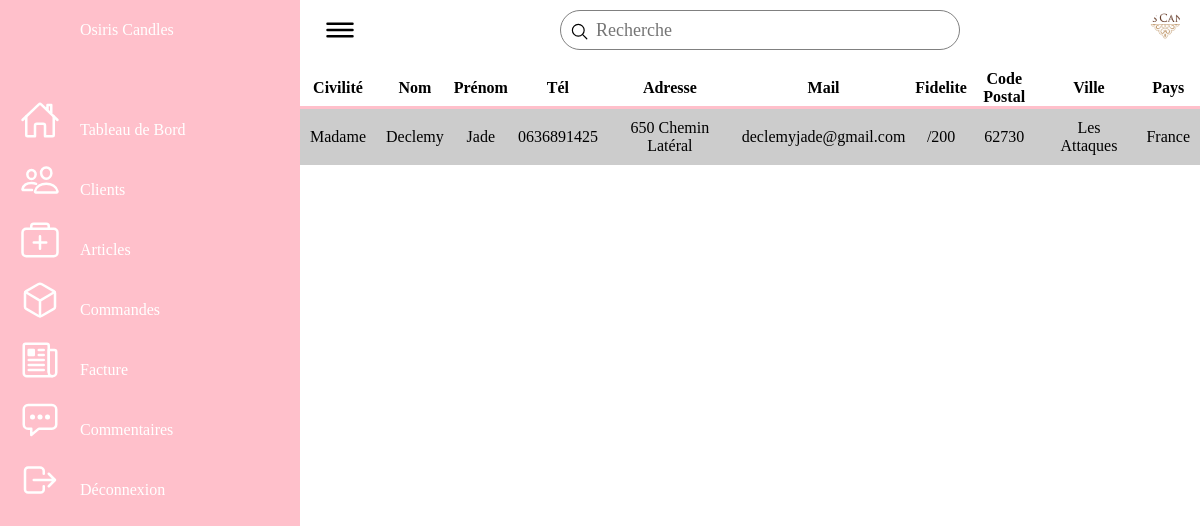
/admin/client.php, run on an earlier commit of the app's database.
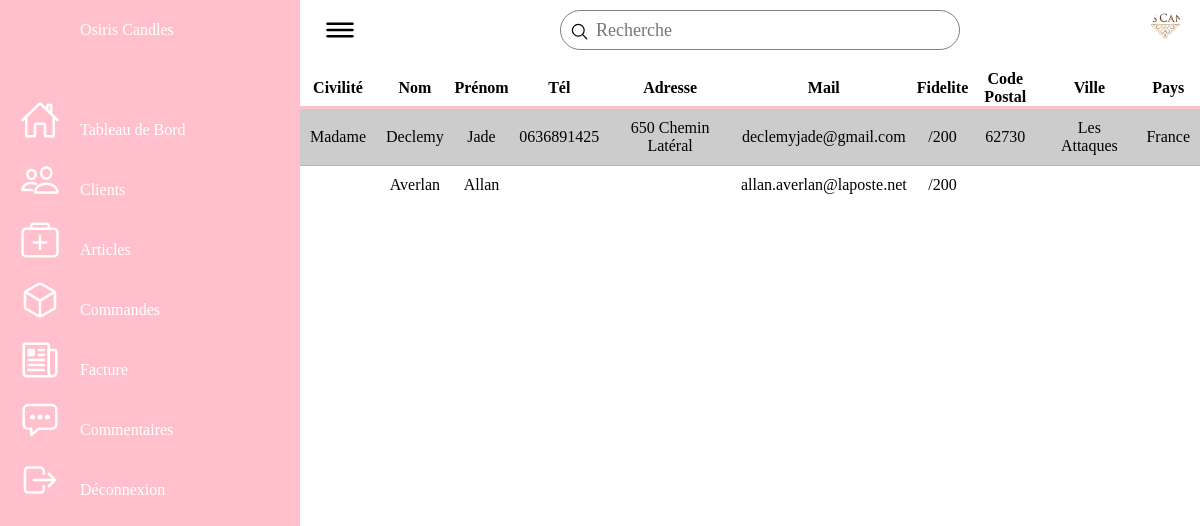
And on a later commit of the database.
### tables this page shows
CREATE TABLE `utilisateur` (
  `id_utilisateur` int(11) NOT NULL,
  `nom_utilisateur` varchar(255) DEFAULT NULL,
  `prenom_utilisateur` varchar(255) DEFAULT NULL,
  `mail_utilisateur` varchar(255) NOT NULL,
  `motdepasse` text NOT NULL,
  `civilite_utilisateur` varchar(255) DEFAULT NULL,
  `admin` tinyint(4) NOT NULL DEFAULT '0',
  `validation` tinyint(4) NOT NULL DEFAULT '0',
  `tel_utilisateur` varchar(255) DEFAULT NULL,
  `adresse_utilisateur` varchar(255) DEFAULT NULL,
  `code_postal` varchar(255) DEFAULT NULL,
  `ville` varchar(255) DEFAULT NULL,
  `pays` varchar(255) DEFAULT NULL,
  `fidelite` float DEFAULT NULL,
  `user_img` varchar(255) NOT NULL DEFAULT 'f_rose.svg'
);

### admin/client.php (the view, shortened to what this page needs)
<head>
    <link rel="stylesheet" href="../css/panel_admin.css">
    <link rel="stylesheet" href="../css/client.css">
</head>
<body>
    <div class="container">
    <?php require_once 'menu_admin.php' ?>
            <table id="client">
                <thead>
                    <tr>
                        <th>Civilité</th>
                        <th>Nom</th>
                        <th>Prénom</th>
                        <th>Tél</th>
                        <th>Adresse</th>
                        <th>Mail</th>
                        <th>Fidelite</th>
                        <th>Code Postal</th>
                        <th>Ville</th>
                        <th>Pays</th>
                    </tr>
                </thead>
                <tbody>
                    <?php require_once '../bdd/connect_inc.php' ?>
                    <?php
                    foreach ($pdo->query("SELECT * FROM utilisateur WHERE 1") as $row) {
                        echo "
                        <tr>
                            <td>" . $row['civilite_utilisateur'] . "</td>
                            <td>" . $row['nom_utilisateur'] . "</td>
                            <td>" . $row['prenom_utilisateur'] . "</td>
                            <td>" . $row['tel_utilisateur'] . "</td>
                            <td>" . $row['adresse_utilisateur'] . "</td>
                            <td>" . $row['mail_utilisateur'] . "</td>
                            <td>" . $row['fidelite'] . '/200' . "</td>
                            <td>" . $row['code_postal'] . "</td>
                            <td>" . $row['ville'] . "</td>
                            <td>" . $row['pays'] . "</td>
                        </tr>";
                    }
                    ?>
                </tbody>
            </table>
        </div>
</body>
</html>

What changed in the data, as far as the page shows it:
added utilisateur: nom_utilisateur "Averlan", prenom_utilisateur "Allan", mail_utilisateur "allan.averlan@laposte.net"
